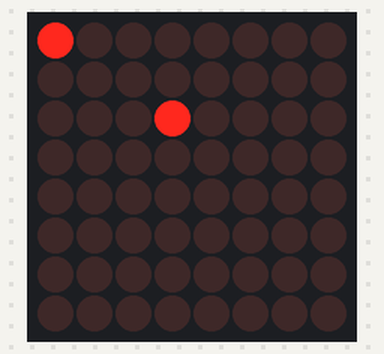
The sketch below on a simulated Arduino Uno, built with avr-gcc and run on an emulated ATmega328P. Shown: 8×8 LED matrix. Random numbers use the default seed unless the sketch sets one.

Above: at 0.1 s.
At 4.1 s:
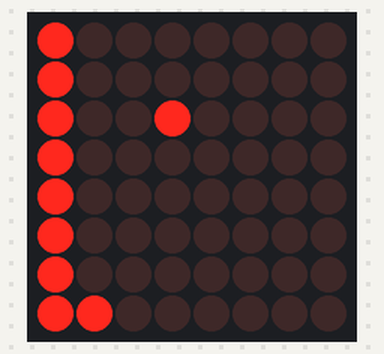
At 8.1 s:
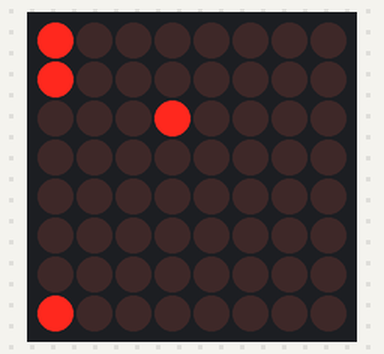
At 16.6 s:
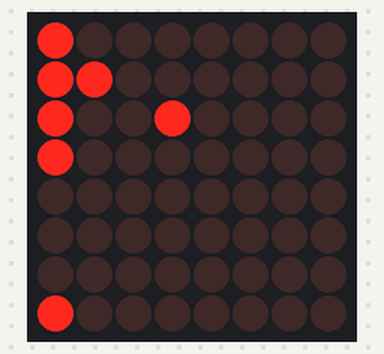
At 24.6 s:
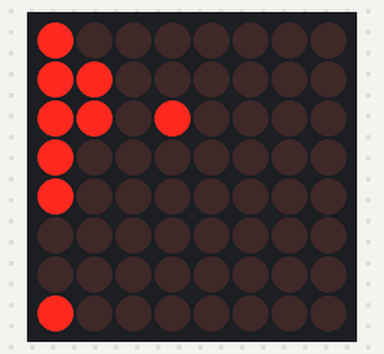
At 33.1 s:
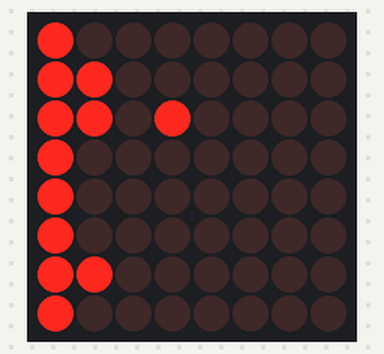

The sketch:

sketch_oct26b.ino
```cpp
#include "LedControlMS.h"
#include <stdio.h>
#include <stdlib.h>
#include <time.h>
using namespace std;

LedControl lc=LedControl(12,11,10,1); // Los numeros se refieren a que pin de ARDUINO tienes en cada uno de los terminales
byte Maze1[] =

{B01111111,
B00000000,
B11101111,
B11000000,
B11101111,
B11101111,
B11101111,
B11100000};

byte Maze2[] =

{B00100000,
B00000000,
B00010000,
B10000000,
B00001000,
B00000000,
B01000000,
B00000000};

int maze[8][8]  =  {
        {1, 0, 0, 0, 0, 0, 0, 0},
        {1, 1, 1, 1, 1, 1, 1, 1},
        {0, 0, 0, 1, 0, 0, 0, 0},
        {0, 0, 1, 1, 1, 1, 1, 1},
        {0, 0, 0, 1, 0, 0, 0, 0},
        {0, 0, 0, 1, 0, 0, 0, 0},
        {0, 0, 0, 1, 0, 0, 0, 0},
        {0, 0, 0, 1, 1, 1, 1, 1}
    };

int maze2[8][8] = {
        {1, 1, 1, 1, 1, 1, 1, 1},
        {1, 1, 1, 1, 1, 1, 1, 1},
        {1, 1, 1, 1, 1, 1, 1, 1},
        {1, 1, 1, 1, 1, 1, 1, 1},
        {1, 1, 1, 1, 1, 1, 1, 1},
        {1, 1, 1, 1, 1, 0, 1, 1},
        {1, 1, 1, 1, 1, 1, 1, 1},
        {1, 1, 1, 1, 1, 1, 1, 1}
};


void setup() {
  // El numero que colocamos como argumento de la funcion se refiere a la direccion del decodificador
  lc.shutdown(0,false);
  lc.setIntensity(0,1);// La valores estan entre 1 y 15
  lc.clearDisplay(0);

}
void Representar(byte *Datos,int retardo) //Funcion para la representacion de bytes de datos para una matriz de 8x8
{
  for (int i = 0; i < 8; i++)
  {
    lc.setRow(0,i,Datos[i]);
  }
  delay(retardo);
}

bool solveMazeUtil(int maze[8][8], int x, int y, int sol[8][8])
{
    // if (x,y is goal) return true
    if(x == 8-1 && y == 8-1)
    {
        sol[x][y] = 1;
        lc.setLed(0,x,y,true);
        delay(500);
        return true;
    }

    // Check if maze[x][y] is valid
    if(isSafe(maze, x, y) == true)
    {
        // mark x,y as part of solution path
        sol[x][y] = 1;
        lc.setLed(0,x,y,true);
        delay(500);

        /* Move forward in x direction */
        if (solveMazeUtil(maze, x+1, y, sol) == true)
            //lc.setLed(0,x,y,true);
            //delay(1000);
            return true;

        /* If moving in x direction doesn't give solution then
           Move down in y direction  */
        if (solveMazeUtil(maze, x, y+1, sol) == true)
            //lc.setLed(0,x,y,true);
            //delay(1000);
            return true;

        /* If none of the above movements work then BACKTRACK:
            unmark x,y as part of solution path */
        sol[x][y] = 0;
        lc.setLed(0,x,y,true);
        delay(500);
        return false;
    }
    return false;
}

bool solveMaze(int maze[8][8])
{
    int sol[8][8] = {
        {0, 0, 0, 0, 0, 0, 0, 0},
        {0, 0, 0, 0, 0, 0, 0, 0},
        {0, 0, 0, 0, 0, 0, 0, 0},
        {0, 0, 0, 0, 0, 0, 0, 0},
        {0, 0, 0, 0, 0, 0, 0, 0},
        {0, 0, 0, 0, 0, 0, 0, 0},
        {0, 0, 0, 0, 0, 0, 0, 0},
        {0, 0, 0, 0, 0, 0, 0, 0}
    };

    if(solveMazeUtil(maze, 0, 0, sol) == false)
    {
        printf("Solution doesn't exist");
        return false;
    }

    //printSolution(sol);
    return true;
}

bool isSafe(int maze[8][8], int x, int y)
{
    // if (x,y outside maze) return false
    if(x >= 0 && x < 8 && y >= 0 && y < 8 && maze[x][y] == 1)
        return true;

    return false;
}

//-------------------funciones de obstaculizar en el led-------------------//

void obstaculizar(int matriz[8][8]) {
  srand(time(NULL));
  bool salida = false;

  while (!salida) {
    int fila = rand() % 8;
    int columna = rand() % 8;
    lc.setLed(0,fila,columna,true);
    if (matriz[fila][columna] != 0) {
      matriz[fila][columna] = 0;
      lc.setLed(0,fila,columna,true);
      salida = true;
    }
  }
}
/*
void imprimir(int matriz[8][8]) {
  for (int i = 0; i < 8; i++) {
    for (int j = 0; j < 8; j++) {
      cout << matriz[i][j] << ", ";
    }
    cout << endl;
  }
}*/


void loop() {

  int matriz[8][8];

  for (int i = 0; i < 8; i++) {
    for (int j = 0; j < 8; j++) {
      matriz[i][j] = 1;
    }
  }


  //Representar(Maze2,5000);
  //lc.setLed(0,5,5,true);
  //obstaculizar(matriz);

  for (int i = 0; i < 8; i++) {
    for (int j = 0; j < 8; j++) {
      obstaculizar(matriz);
      solveMaze(matriz);
      lc.clearDisplay(0);
    }
  }

  //solveMaze(matriz);
  //lc.clearDisplay(0);
  //lc.setLed(0,0,0,true);


}
```

Measured:
- what the display in image 1 shows lasts 0.5 s, from 4.0 s to 4.5 s
- what the display in image 5 shows lasts 1.0 s, from 33.0 s to 34.0 s
